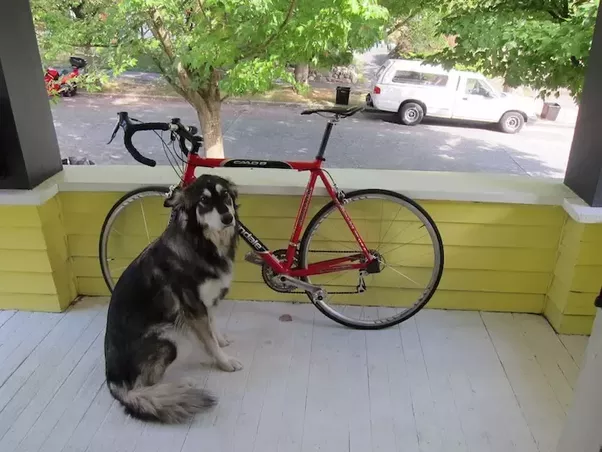
#> input picture Edge Detection/Dog.png, 602 x 452 px
$ jupyter execute 'Canny Edge Detection.ipynb'
#> lines starting #> are read from the running program, lines starting #| are printed output that depends on the picture
[cell 1]
from PIL import Image
import numpy as np

### Gradient Calculation & Non Maximum Supression

[cell 2]
# Function to convert RGB image to grayscale
def rgb_to_gray(rgb_image):
    red, green, blue = rgb_image[:,:,0], rgb_image[:,:,1], rgb_image[:,:,2]
    gray = 0.2989 * red + 0.5870 * green + 0.1140 * blue
    return gray

# Function to perform grayscale convolution
def convolve_grayscale(image, kernel):
    output = np.zeros_like(image)
    image_padded = np.zeros((image.shape[0]+kernel.shape[0]-1,image.shape[1] + kernel.shape[1]-1))
    image_padded[kernel.shape[0]-2:-1:,kernel.shape[1]-2:-1:] = image
    image_padded[0,0] = image[0,0]
    image_padded[-1,-1] = image[-1,-1]
    for x in range(image.shape[1]):
        for y in range(image.shape[0]):
            output[y, x] = (kernel * image_padded[y: y+kernel.shape[0], x: x+kernel.shape[1]]).sum()
    return output


# Function for non-maximum suppression
def non_max_suppression(img, directions):
    M, N = img.shape
    result = np.zeros((M, N), dtype=np.int32)
    angle = directions * 180. / np.pi
    angle[angle < 0] += 180

    for i in range(1, M-1):
        for j in range(1, N-1):
            try:
                q = 255
                r = 255

                if (0 <= angle[i, j] < 22.5) or (157.5 <= angle[i, j] <= 180):
                    q = img[i, j+1]
                    r = img[i, j-1]
                elif (22.5 <= angle[i, j] < 67.5):
                    q = img[i+1, j-1]
                    r = img[i-1, j+1]
                elif (67.5 <= angle[i, j] < 112.5):
                    q = img[i+1, j]
                    r = img[i-1, j]
                elif (112.5 <= angle[i, j] < 157.5):
                    q = img[i-1, j-1]
                    r = img[i+1, j+1]

                if (img[i, j] >= q) and (img[i, j] >= r):
                    result[i, j] = img[i, j]
                else:
                    result[i, j] = 0

            except IndexError as e:
                pass

    return result

### Double Threshold

[cell 3]
# Function for double thresholding
def threshold(img, weak, strong, low_threshold_ratio=0.05, high_threshold_ratio=0.09):

    high_threshold = img.max() * high_threshold_ratio
    low_threshold = high_threshold * low_threshold_ratio

    M, N = img.shape
    res = np.zeros((M, N), dtype=np.int32)

    weak = np.int32(weak)
    strong = np.int32(strong)

    strong_i, strong_j = np.where(img >= high_threshold)
    zeros_i, zeros_j = np.where(img < low_threshold)

    weak_i, weak_j = np.where((img <= high_threshold) & (img >= low_threshold))

    res[strong_i, strong_j] = strong
    res[weak_i, weak_j] = weak

    return res

### Edge Tracking by Hysteresis

[cell 4]
# Function for hysteresis
def hysteresis(img, weak, strong):
    M, N = img.shape
    for i in range(1, M-1):
        for j in range(1, N-1):
            if (img[i, j] == weak):
                try:
                    if ((img[i+1, j-1] == strong) or (img[i+1, j] == strong) or (img[i+1, j+1] == strong)
                        or (img[i, j-1] == strong) or (img[i, j+1] == strong)
                        or (img[i-1, j-1] == strong) or (img[i-1, j] == strong) or (img[i-1, j+1] == strong)):
                        img[i, j] = strong
                    else:
                        img[i, j] = 0
                except IndexError as e:
                    pass
    return img

[cell 5]
# Gaussian blur kernel
gaussian_blur = np.array([[1,  4,  6,  4, 1],
                          [4, 16, 24, 16, 4],
                          [6, 24, 36, 24, 6],
                          [4, 16, 24, 16, 4],
                          [1,  4,  6,  4, 1]]) / 256

# Sobel filters for x and y directions
x_direction_kernel = np.array([[-1, 0, 1],
                               [-2, 0, 2],
                               [-1, 0, 1]], np.float32)

y_direction_kernel = np.array([[-1, -2, -1],
                               [ 0,  0,  0],
                               [ 1,  2,  1]], np.float32)

# Load and convert the image to grayscale
image_path = 'Dog.png'
img_rgb = np.array(Image.open(image_path))
#> img_rgb is the input picture: shape (452, 602, 3); mean R, G, B 135.2, 135.5, 114.6
img_gray = rgb_to_gray(img_rgb)
#> in rgb_to_gray, `red, green, blue = rgb_image[:,:,0], rgb_image[:,:,1], rgb_image[:,:,2]`:
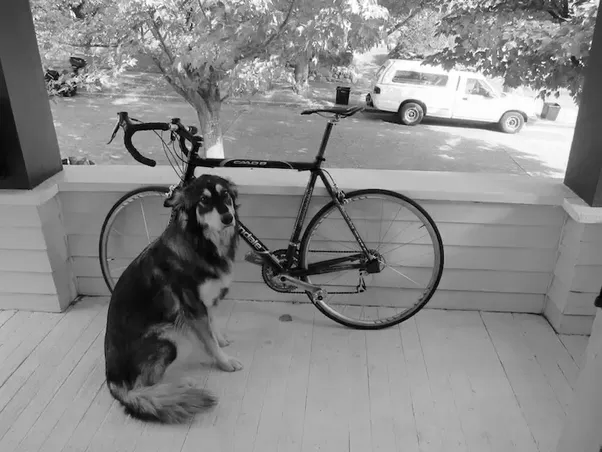
#> green: shape (452, 602); min 0, max 255, mean 135.5
#> in rgb_to_gray, `red, green, blue = rgb_image[:,:,0], rgb_image[:,:,1], rgb_image[:,:,2]`:
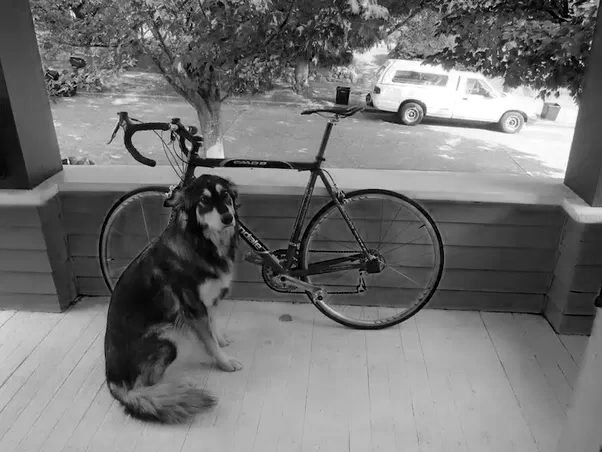
#> blue: shape (452, 602); min 0, max 255, mean 114.6

# Noise Reduction using Gaussian Blur
img_blurred = convolve_grayscale(img_gray, gaussian_blur)
#> in convolve_grayscale, `image_padded[0,0] = image[0,0]`: image_padded: shape (456, 606) float64; min 0, max 255, mean 131
#> in convolve_grayscale, `image_padded[-1,-1] = image[-1,-1]`: image_padded: shape (456, 606) float64; min 0, max 255, mean 131

# Gradient Calculation using Sobel Filters
x_intensity = convolve_grayscale(img_blurred, x_direction_kernel)
#> in convolve_grayscale (call 2), `image_padded[0,0] = image[0,0]`: image_padded: shape (454, 604) float64; min 0, max 254.4, mean 131.4
#> in convolve_grayscale (call 2), `image_padded[-1,-1] = image[-1,-1]`: image_padded: shape (454, 604) float64; min 0, max 254.4, mean 131.4
#> after the loop in convolve_grayscale (call 2), `for x in range(image.shape[1]):`:
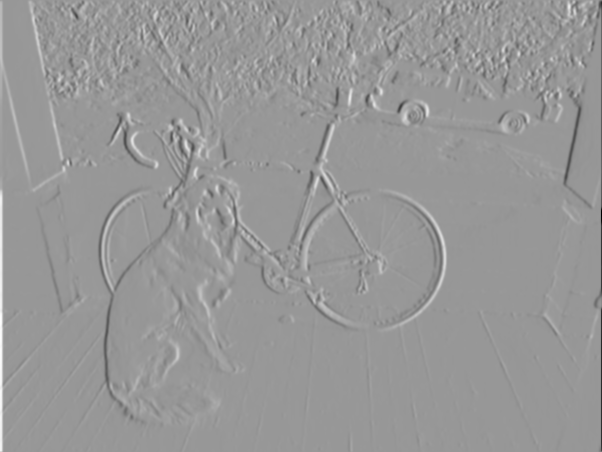
#> output: shape (452, 602) float64; min -752.1, max 511.4, mean 0.4; drawn with min black and max white
y_intensity = convolve_grayscale(img_blurred, y_direction_kernel)
#> after the loop in convolve_grayscale (call 3), `for x in range(image.shape[1]):`:
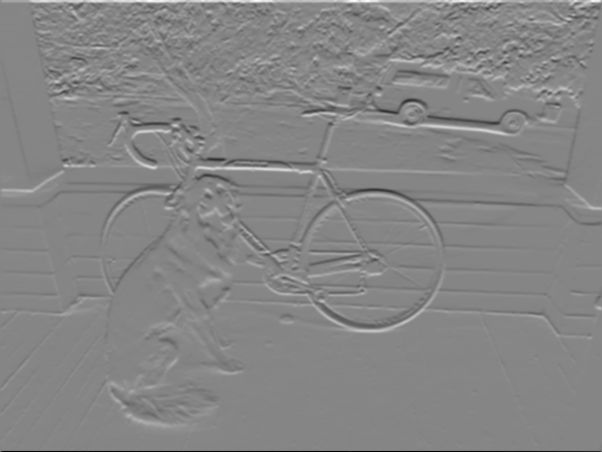
#> output: shape (452, 602) float64; min -699.1, max 635.1, mean 1; drawn with min black and max white
gradient_magnitude = np.hypot(x_intensity, y_intensity)
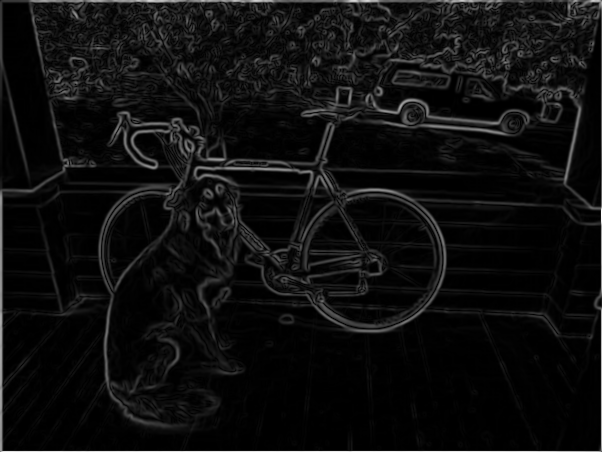
#> gradient_magnitude: shape (452, 602) float64; min 0, max 752.1, mean 44.7; drawn with min black and max white
gradient_magnitude = gradient_magnitude / gradient_magnitude.max() * 255
gradient_direction = np.arctan2(y_intensity, x_intensity)
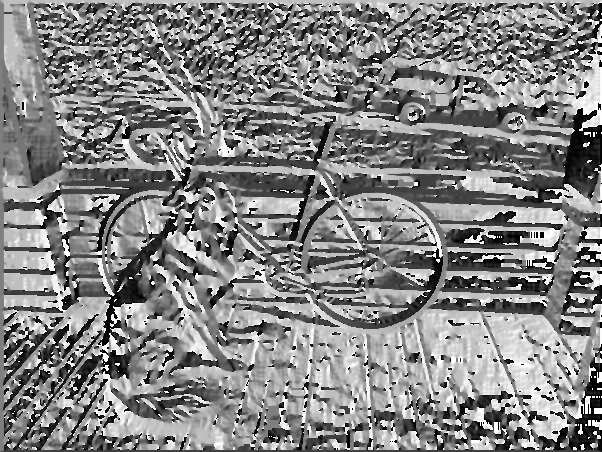
#> gradient_direction: shape (452, 602) float64; min -3.14, max 3.14, mean 0.137; drawn with min black and max white

# Non-maximum suppression
img_suppressed = non_max_suppression(gradient_magnitude, gradient_direction)
#> in non_max_suppression, `angle[angle < 0] += 180`:
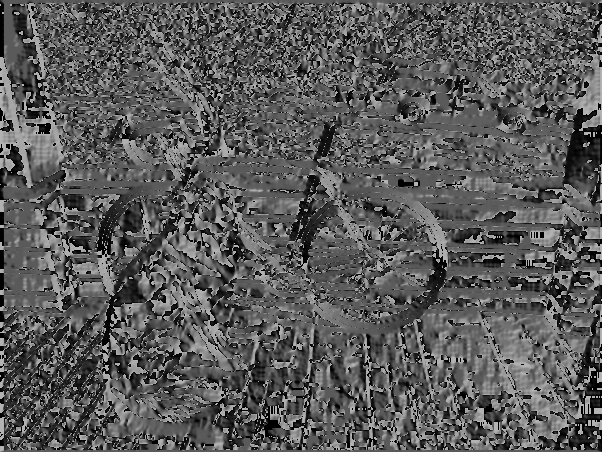
#> angle: shape (452, 602) float64; min 0, max 180, mean 89.9
#> after the loop in non_max_suppression, `for i in range(1, M-1):`:
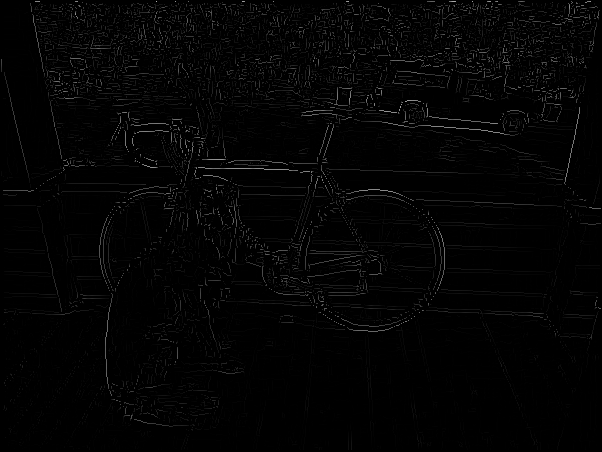
#> result: shape (452, 602) int32; min 0, max 177, mean 3.7

# Double Threshold
weak_threshold = 75
strong_threshold = 255
img_thresholded = threshold(img_suppressed, weak_threshold, strong_threshold, 0.05, 0.15)
#> in threshold, `high_threshold = img.max() * high_threshold_ratio`: high_threshold = 26.55
#> in threshold, `low_threshold = high_threshold * low_threshold_ratio`: low_threshold = 1.33
#> in threshold, `strong_i, strong_j = np.where(img >= high_threshold)`: strong_i = 13540 values from 1 to 426; strong_j = 13540 values, max 600 at index 10180, min 1 at index 3931, mean 299.9
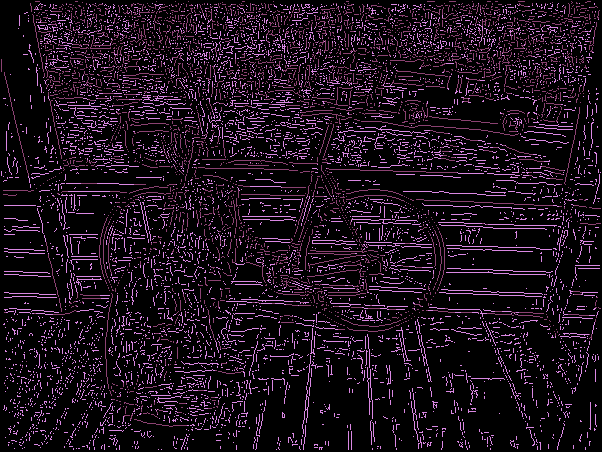
#> img_thresholded: shape (452, 602) int32; 3 distinct labels, from 0 to 255; one colour per label, 0 black

# Applying Hysteresis
img_final = hysteresis(img_thresholded, weak_threshold, strong_threshold)
#> after the loop in hysteresis, `for i in range(1, M-1):`:
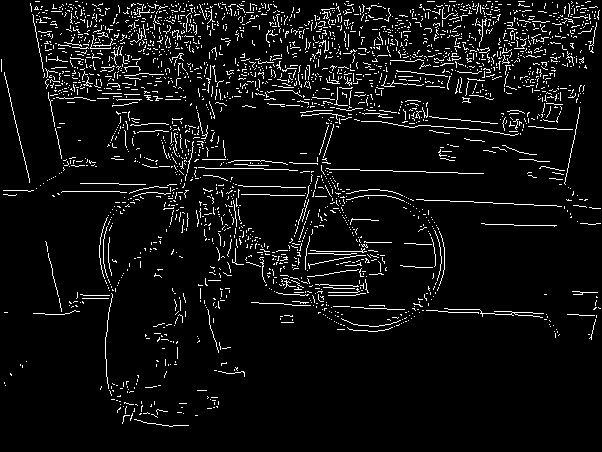
#> img: shape (452, 602) int32; 6.1% white in thin lines or dots

# Save the result as an image
result_image = Image.fromarray(img_final).convert('RGB')
#> result_image: PIL image 602x452 RGB; 6.1% white in thin lines or dots
result_image.save('canny_image.jpg')
